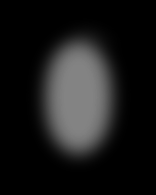
#> input picture test.bmp, 156 x 195 px
$ python -i fingerprint.py   (imports and definitions only)
#> lines starting #> are read from the running program, lines starting #| are printed output that depends on the picture; after the words box and inside, x2 and y2 are one past the last pixel; in counts of white or black regions, pixels touching at a corner belong together
import numpy as np
from PIL import Image, ImageDraw, ImageFilter, ImageChops
import random
import math


def create_fingerprint_ridges(width, height):
    # Create a base image for ridges
    ridges = Image.new("L", (width, height), 0)
    draw = ImageDraw.Draw(ridges)

    center_x, center_y = width // 2, height // 2

    # Create swirl patterns (like fingerprints) - increased number of swirls
    for i in range(random.randint(3, 5)):  # Increased number of swirls: 3-5
        start_angle = random.uniform(0, 2 * math.pi)
        swirl_center_x = center_x + random.randint(-width // 4, width // 4)
        swirl_center_y = center_y + random.randint(-height // 4, height // 4)

        # Draw curved lines around the center with proper density
        for r in range(6, min(width, height) // 2, 6):  # Better spacing between ridges
            points = []
            for a in range(0, 360, 8):  # Increased density: 8 degree steps
                angle = math.radians(a)
                # Add some randomness to the radius
                var_r = r + random.randint(-2, 2)
                x = swirl_center_x + var_r * math.cos(angle + start_angle)
                y = swirl_center_y + var_r * math.sin(angle + start_angle)

                # Ensure points are within bounds
                x = max(0, min(width - 1, int(x)))
                y = max(0, min(height - 1, int(y)))
                points.append((x, y))

            # Draw the curve with higher frequency
            if len(points) > 1 and random.random() < 0.8:  # 80% chance to draw this curve
                draw.line(points, fill=255, width=1)

    return ridges


def add_fingerprint_smudge(img_path, num_prints=None):
#> called with img_path = '../test.bmp'
    if num_prints is None:
        num_prints = random.randint(2, 3)  # Quantity: 2-3 smudges

    img = Image.open(img_path).convert("RGBA")
    w_img, h_img = img.size
#> w_img = 156; h_img = 195

    overlay = Image.new("RGBA", img.size, (0, 0, 0, 0))
#> overlay: PIL image 156x195 RGBA; every value is 0
    label_mask = Image.new("L", img.size, 0)
#> label_mask: PIL image 156x195 L; every value is 0

    for _ in range(num_prints):
        # Vary sizes: small, medium, and large
        size_type = random.choice(["small", "medium", "medium", "large"])  # More medium for balance

        if size_type == "small":
            w = random.randint(100, 140)
            h = random.randint(120, 160)  # More oval shape for fingertips
        elif size_type == "medium":
            w = random.randint(140, 180)
            h = random.randint(160, 200)  # More oval shape for fingertips
        else:  # large
            w = random.randint(180, 220)
            h = random.randint(200, 240)  # More oval shape for fingertips

        # Create fingerprint pattern
        ridges = create_fingerprint_ridges(w, h)

        # Create a base for the smudge with more realistic fingertip shape
        fp = Image.new("L", (w, h), 0)
        draw = ImageDraw.Draw(fp)

        # Create a more realistic fingertip shape (not perfect oval)
        # Draw an oval with some irregularity to mimic actual fingertip
        padding_x = random.randint(8, 15)
        padding_y = random.randint(5, 12)

        # Add some randomness to make it less perfect
        oval_bbox = (
            padding_x + random.randint(-3, 3),
            padding_y + random.randint(-3, 3),
            w - padding_x + random.randint(-3, 3),
            h - padding_y + random.randint(-3, 3)
        )
        draw.ellipse(oval_bbox, fill=255)

        # Combine ridges with the base shape
        fp = ImageChops.multiply(fp, ridges)

        # Apply blur to create a smudge effect but preserve ridge details
        fp = fp.filter(ImageFilter.GaussianBlur(random.uniform(1.8, 2.8)))  # Slightly more blur

        # Normalize contrast with reduced intensity
        arr = np.array(fp, dtype=np.float32)
        if np.ptp(arr) > 0:  # Avoid division by zero
            arr = (arr - arr.min()) / np.ptp(arr) * 200  # Reduced intensity (200)
        fp = Image.fromarray(arr.astype(np.uint8))

        # Convert to RGBA with lighter gray tint for less intensity
        tint_choices = [
            (90, 90, 90),  # Lighter gray
            (100, 100, 100),  # Slightly lighter gray
            (80, 80, 80),  # Medium gray
            (110, 110, 110),  # Light gray
        ]
        tint = random.choice(tint_choices)

        fp_r = fp.point(lambda p: int(tint[0] * (p / 255.0)))
        fp_g = fp.point(lambda p: int(tint[1] * (p / 255.0)))
        fp_b = fp.point(lambda p: int(tint[2] * (p / 255.0)))

        # Reduce alpha slightly to make smudges less intense
        fp_a = fp.point(lambda p: int(min(255, p * random.uniform(1.2, 1.6))))  # Reduced alpha

        fp_rgba = Image.merge("RGBA", (fp_r, fp_g, fp_b, fp_a))

        # Distort smudge with scaling + rotation
        angle = random.uniform(-30, 30)
        scale_x = random.uniform(0.9, 1.2)  # Less distortion
        scale_y = random.uniform(0.9, 1.2)  # Less distortion

        fp_rgba = fp_rgba.rotate(angle, expand=True, resample=Image.BICUBIC)
        new_w = max(1, int(fp_rgba.width * scale_x))
        new_h = max(1, int(fp_rgba.height * scale_y))
        fp_rgba = fp_rgba.resize((new_w, new_h), resample=Image.BICUBIC)

        # Light blur for smeared effect (preserve ridge details)
        fp_rgba = fp_rgba.filter(ImageFilter.GaussianBlur(random.uniform(1.0, 1.8)))

        # Paste on overlay
        paste_x = random.randint(0, max(1, w_img - fp_rgba.width))
        paste_y = random.randint(0, max(1, h_img - fp_rgba.height))

        # Create a temporary overlay for this smudge
        temp_overlay = Image.new("RGBA", overlay.size, (0, 0, 0, 0))
        temp_overlay.paste(fp_rgba, (paste_x, paste_y), fp_rgba)
        overlay = Image.alpha_composite(overlay, temp_overlay)

        # Update label (binary mask of smudge area)
        # Extract alpha channel and threshold it
        alpha_chan = fp_rgba.split()[-1]
        binary_mask = alpha_chan.point(lambda p: 255 if p > 30 else 0)

        # Create a temporary label mask for this smudge
        temp_label = Image.new("L", label_mask.size, 0)
        temp_label.paste(binary_mask, (paste_x, paste_y), binary_mask)

        # Combine with existing label mask using ImageChops.lighter (keeps the maximum value)
        label_mask = ImageChops.lighter(label_mask, temp_label)
#> this loop made 3 passes
#> pass 1, in add_fingerprint_smudge, `ridges = create_fingerprint_ridges(w, h)`:
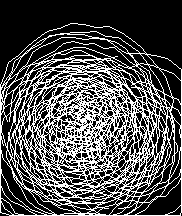
#> ridges: PIL image 182x216 L; 31.9% white in thin lines or dots, all inside (x1, y1, x2, y2) = (0, 23, 182, 216)
#> after the loop:
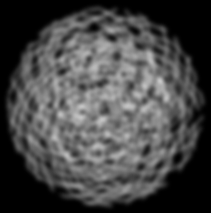
#> arr: shape (213, 211) float32; min 0, max 200, mean 70.5
#> after the loop:
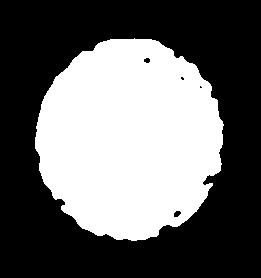
#> binary_mask: PIL image 261x278 L; 40.4% white; 1 white region, box (x1, y1, x2, y2) and area: (35, 38, 224, 241) 29342
#> after the loop:
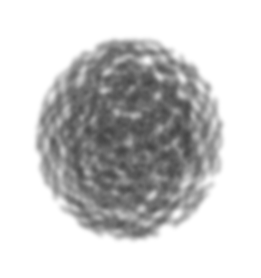
#> fp_rgba: PIL image 261x278 RGBA; mean R, G, B, A 13.7, 13.7, 13.7, 58.3; transparent parts drawn white
#> after the loop: label_mask: PIL image 156x195 L; 55.9% white; 1 black region, box (x1, y1, x2, y2) and area: (0, 0, 156, 195) 13424
#> after the loop:
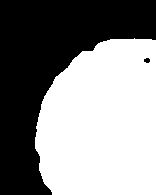
#> temp_label: PIL image 156x195 L; 53.9% white; 2 black regions, box (x1, y1, x2, y2) and area: (0, 0, 156, 195) 14005, (144, 58, 150, 63) 24
#> after the loop:
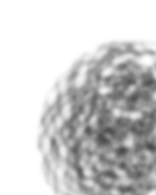
#> temp_overlay: PIL image 156x195 RGBA; mean R, G, B, A 13, 13, 13, 54.1; transparent parts drawn white

    # Final composite
    combined = Image.alpha_composite(img, overlay).convert("RGB")
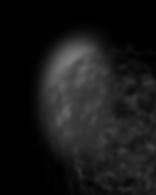
#> combined: PIL image 156x195 RGB; min 0, max 122, mean 23.3

    # Ensure label mask is binary (0 or 255)
    label_mask = label_mask.point(lambda p: 255 if p > 0 else 0)

    return combined, label_mask

>>> result = add_fingerprint_smudge('../test.bmp')
